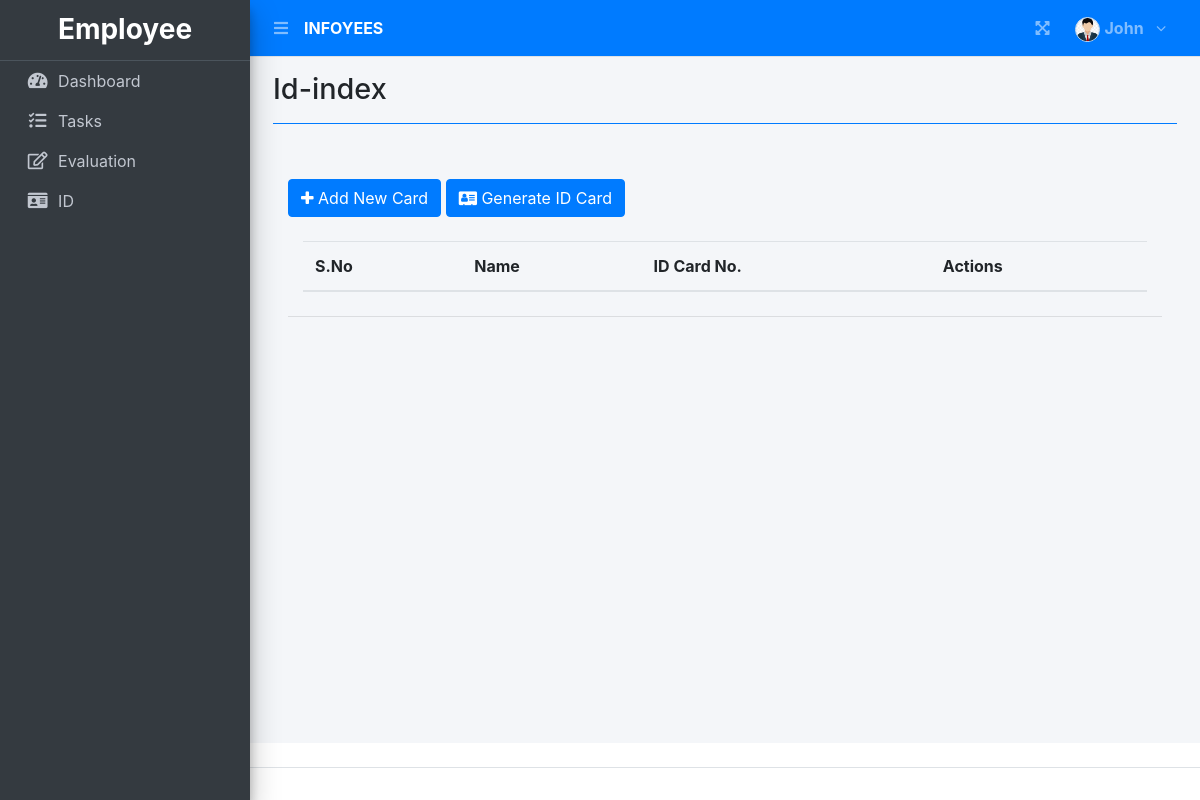
Page /index.php?page=id-index (signed in) on the earlier database version.
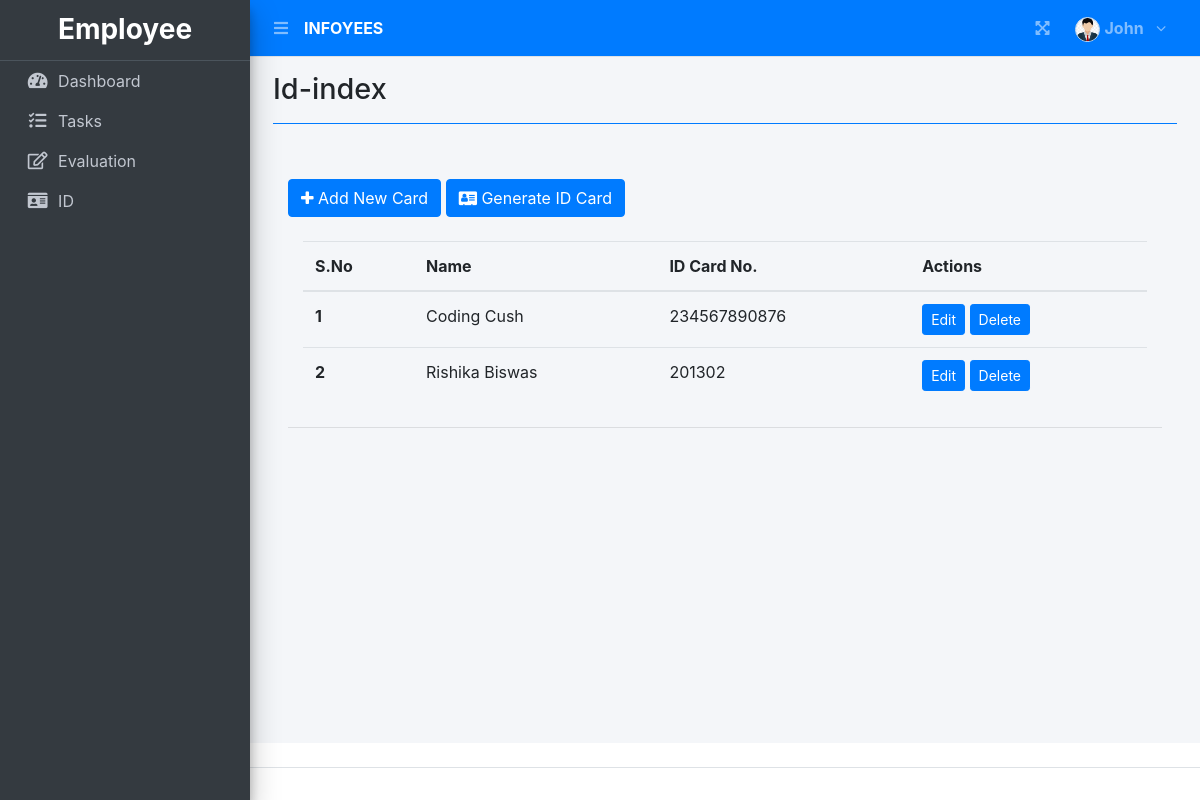
Same page on the later database version.
### tables this page shows
CREATE TABLE `cards` (
  `sno` int(11) NOT NULL,
  `name` varchar(50) NOT NULL,
  `department` varchar(10) DEFAULT NULL,
  `id_no` varchar(15) DEFAULT NULL,
  `email` varchar(40) DEFAULT NULL,
  `phone` varchar(12) DEFAULT NULL,
  `supervisor` varchar(100) DEFAULT NULL,
  `role` varchar(20) DEFAULT NULL,
  `date` datetime NOT NULL DEFAULT current_timestamp(),
  `exp_date` varchar(20) DEFAULT NULL,
  `image` varchar(255) NOT NULL
);

### id-index.php (the view, shortened to what this page needs)
<?php
include('db_connect.php');
?>
<!doctype html>
<html lang="en">
<head>
  <link rel="stylesheet" href="https://stackpath.bootstrapcdn.com/bootstrap/4.4.1/css/bootstrap.min.css"
>
  <link rel="stylesheet" href="//cdn.datatables.net/1.10.20/css/jquery.dataTables.min.css">
  <link rel="stylesheet" href="https://cdnjs.cloudflare.com/ajax/libs/font-awesome/4.7.0/css/font-awesome.min.css">
</head>
<body>
  <div class="container my-4">
  <button class="btn btn-primary" type="button" data-toggle="collapse" data-target="#collapseExample" aria-expanded="false" aria-controls="collapseExample">
  <i class="fa fa-plus"></i> Add New Card
  </button>
  <a href="id-card.php" class="btn btn-primary">
  <i class="fa fa-address-card"></i> Generate ID Card
</a>
  <div class="container my-4">
    <table class="table" id="myTable">
      <thead>
        <tr>
          <th scope="col">S.No</th>
          <th scope="col">Name</th>
          <th scope="col">ID Card No.</th>
          <th scope="col">Actions</th>
        </tr>
      </thead>
      <tbody>
        <?php
          $sql = "SELECT * FROM `cards` order by 1 DESC";
          $result = mysqli_query($conn, $sql);
          $sno = 0;
          while($row = mysqli_fetch_assoc($result)){
            $sno = $sno + 1;
            echo "<tr>
            <th scope='row'>". $sno . "</th>
            <td>". $row['name'] . "</td>
            <td>". $row['id_no'] . "</td>
            <td> <button class='edit btn btn-sm btn-primary' id=".$row['sno'].">Edit</button> <button class='delete btn btn-sm btn-primary' id=d".$row['sno'].">Delete</button>  </td>
          </tr>";
        }
          ?>
      </tbody>
    </table>
  </div>
  <hr>
</body>
</html>

### index.php (shortened to what this page needs)
<!DOCTYPE html>
<html lang="en">
<?php
	include 'header.php'
?>
<body class="hold-transition sidebar-mini layout-fixed layout-navbar-fixed layout-footer-fixed">
<div class="wrapper">
  <?php include 'topbar.php' ?>
  <?php include 'sidebar.php' ?>
  <div class="content-wrapper">
    <div class="content-header">
      <div class="container-fluid">
        <div class="row mb-2">
          <div class="col-sm-6">
            <h1 class="m-0"><?php echo $title ?></h1>
          </div>
        </div>
            <hr class="border-primary">
      </div>
    </div>
    <section class="content">
      <div class="container-fluid">
         <?php
            $page = isset($_GET['page']) ? $_GET['page'] : 'home';
            if(!file_exists($page.".php")){
                include '404.html';
            }else{
            include $page.'.php';
            }
          ?>
      </div>
    </section>
  </div>
  <footer class="main-footer">
  </footer>
</div>
</body>
</html>

### header.php (shortened to what this page needs)
<head>
  <?php
  $title = isset($_GET['page']) ? ucwords(str_replace("_", ' ', $_GET['page'])) : "Home";
  ?>
  <link rel="stylesheet" href="assets/plugins/fontawesome-free/css/all.min.css">
  <link rel="stylesheet" href="assets/plugins/overlayScrollbars/css/OverlayScrollbars.min.css">
  <link rel="stylesheet" href="assets/plugins/datatables-bs4/css/dataTables.bootstrap4.min.css">
  <link rel="stylesheet" href="assets/plugins/datatables-responsive/css/responsive.bootstrap4.min.css">
  <link rel="stylesheet" href="assets/plugins/datatables-buttons/css/buttons.bootstrap4.min.css">
  <link rel="stylesheet" href="assets/plugins/select2/css/select2.min.css">
  <link rel="stylesheet" href="assets/plugins/select2-bootstrap4-theme/select2-bootstrap4.min.css">
  <link rel="stylesheet" href="assets/plugins/sweetalert2-theme-bootstrap-4/bootstrap-4.min.css">
  <link rel="stylesheet" href="assets/plugins/toastr/toastr.min.css">
  <link rel="stylesheet" href="assets/plugins/dropzone/min/dropzone.min.css">
  <link rel="stylesheet" href="assets/dist/css/jquery.datetimepicker.min.css">
  <link rel="stylesheet" href="assets/plugins/icheck-bootstrap/icheck-bootstrap.min.css">
  <link rel="stylesheet" href="assets/plugins/bootstrap4-toggle/css/bootstrap4-toggle.min.css">
  <link rel="stylesheet" href="assets/dist/css/adminlte.min.css">
  <link rel="stylesheet" href="assets/dist/css/styles.css">
  <link rel="stylesheet" href="assets/plugins/summernote/summernote-bs4.min.css">
</head>

### topbar.php (shortened to what this page needs)
<nav class="main-header navbar navbar-expand navbar-primary navbar-dark ">
  <ul class="navbar-nav">
    <?php if(isset($_SESSION['login_id'])): ?>
    <li class="nav-item">
      <a class="nav-link" data-widget="pushmenu" href="" role="button"><i class="fas fa-bars"></i></a>
    </li>
  <?php endif; ?>
    <li>
      <a class="nav-link text-white"  href="./" role="button"> <large><b>INFOYEES</b></large></a>
    </li>
  </ul>
  <ul class="navbar-nav ml-auto">
    <li class="nav-item">
      <a class="nav-link" data-widget="fullscreen" href="#" role="button">
        <i class="fas fa-expand-arrows-alt"></i>
      </a>
    </li>
   <li class="nav-item dropdown">
          <a class="nav-link"  data-toggle="dropdown" aria-expanded="true" href="javascript:void(0)">
            <span>
              <div class="d-felx badge-pill">
                <span class=""><img src="assets/uploads/<?php echo $_SESSION['login_avatar'] ?>" alt="" class="user-img border "></span>
                <span><b><?php echo ucwords($_SESSION['login_firstname']) ?></b></span>
                <span class="fa fa-angle-down ml-2"></span>
              </div>
            </span>
          </a>
    </li>
  </ul>
</nav>

### sidebar.php (shortened to what this page needs)
<aside class="main-sidebar sidebar-dark-primary elevation-4">
  <div class="dropdown">
 	<a href="./" class="brand-link">
      <?php if($_SESSION['login_type'] == 2): ?>
      <h3 class="text-center p-0 m-0"><b>ADMIN</b></h3>
      <?php elseif($_SESSION['login_type'] == 1): ?>
      <h3 class="text-center p-0 m-0"><b>Supervisor</b></h3>
       <?php else: ?>
      <h3 class="text-center p-0 m-0"><b>Employee</b></h3>
      <?php endif; ?>
  </a>
  </div>
  <div class="sidebar pb-4 mb-4">
    <nav class="mt-2">
      <ul class="nav nav-pills nav-sidebar flex-column nav-flat" data-widget="treeview" role="menu" data-accordion="false">
       <li class="nav-item dropdown">
          <a href="./" class="nav-link nav-home">
            <i class="nav-icon fas fa-tachometer-alt"></i>
            <p>
              Dashboard
            </p>
          </a>
        </li>
        <li class="nav-item dropdown">
          <a href="./index.php?page=task_list" class="nav-link nav-task_list">
            <i class="nav-icon fas fa-tasks"></i>
            <p>
              Tasks
            </p>
          </a>
        </li>
        <li class="nav-item dropdown">
          <a href="./index.php?page=evaluation" class="nav-link nav-evaluation">
            <i class="nav-icon far fa-edit"></i>
            <p>
              Evaluation
            </p>
          </a>
        </li>
        <li class="nav-item">
          <a href="./index.php?page=id-index" class="nav-link nav-id-card">
            <i class="nav-icon fas fa-id-card"></i>
            <p>
              ID
            </p>
          </a>
        </li>
      </ul>
    </nav>
  </div>
</aside>

### topbar.php (style rules this page uses)
.user-img { border-radius: 50%; height: 25px; width: 25px; object-fit: cover; }

Differences in the rows shown:
added cards: name "Coding Cush", id_no "234567890876"
added cards: name "Rishika Biswas", id_no "201302"
